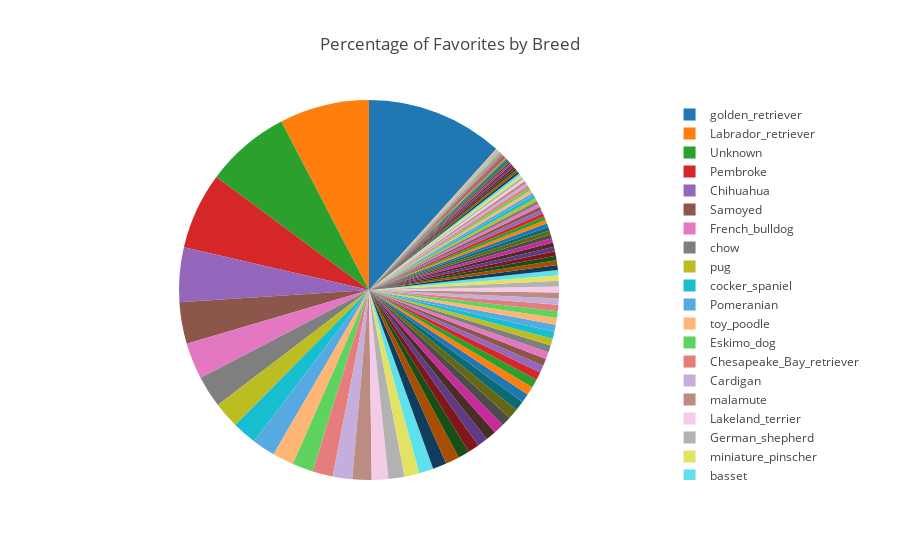

Notebook code for this chart:
### Code cell
labels = breed_metrics['breed']
values = breed_metrics['favorite_count']

trace = [go.Pie(labels=labels, values=values, textinfo = 'none')]

layout = go.Layout(title='Percentage of Favorites by Breed')

fig = {'data':trace,'layout':layout}
iplot(fig)

### Figure 1 — Plotly figure (JSON) as saved in the notebook; plotly's stock layout.template omitted (floating-point values rounded to 4 significant figures)
{"data": [{"labels": ["golden_retriever", "Labrador_retriever", "Unknown", "Pembroke", "Chihuahua", "Samoyed", "French_bulldog", "chow", "pug", "cocker_spaniel", "Pomeranian", "toy_poodle", "Eskimo_dog", "Chesapeake_Bay_retriever", "Cardigan", "malamute", "Lakeland_terrier", "German_shepherd", "miniature_pinscher", "basset", "Staffordshire_bullterrier", "Great_Pyrenees", "Shetland_sheepdog", "Bedlington_terrier", "Italian_greyhound", "English_springer", "Siberian_husky", "Rottweiler", "flat-coated_retriever", "kelpie", "American_Staffordshire_terrier", "Old_English_sheepdog", "standard_poodle", "Border_collie", "vizsla", "Saluki", "Pekinese", "kuvasz", "Border_terrier", "boxer", "West_Highland_white_terrier", "Blenheim_spaniel", "schipperke", "Norwegian_elkhound", "whippet", "Bernese_mountain_dog", "beagle", "bloodhound", "collie", "Doberman", "Shih-Tzu", "Airedale", "dalmatian", "Great_Dane", "malinois", "Boston_bull", "borzoi", "Norwich_terrier", "Maltese_dog", "Afghan_hound", "Mexican_hairless", "Irish_water_spaniel", "Tibetan_mastiff", "German_short-haired_pointer", "Weimaraner", "Leonberg", "Yorkshire_terrier", "soft-coated_wheaten_terrier", "Irish_setter", "Newfoundland", "Brittany_spaniel", "Norfolk_terrier", "English_setter", "Irish_terrier", "giant_schnauzer", "black-and-tan_coonhound", "Walker_hound", "Greater_Swiss_Mountain_dog", "papillon", "bull_mastiff", "komondor", "briard", "miniature_poodle", "Saint_Bernard", "basenji", "Australian_terrier", "Gordon_setter", "Dandie_Dinmont", "bluetick", "redbone", "keeshond", "wire-haired_fox_terrier", "miniature_schnauzer", "cairn", "Rhodesian_ridgeback", "Appenzeller", "curly-coated_retriever", "Lhasa", "Ibizan_hound", "toy_terrier", "Welsh_springer_spaniel", "Sussex_spaniel", "Scottish_deerhound", "Tibetan_terrier", "silky_terrier", "clumber", "Scotch_terrier", "EntleBucher", "Brabancon_griffon", "standard_schnauzer", "groenendael", "Japanese_spaniel"], "textinfo": "none", "type": "pie", "uid": "03233fc8-24d1-11e9-acf8-c49ded227fdd", "values": [1777703, 1163484, 1099228, 995435, 705868, 539044, 472516, 409584, 340233, 314279, 301041, 277927, 268912, 261701, 253272, 249022, 214524, 208155, 194414, 184565, 179010, 178231, 147736, 144706, 136080, 135846, 134205, 130523, 129124, 127620, 117448, 110137, 110086, 102941, 93251, 92743, 92159, 91570, 91249, 90847, 90663, 88860, 85223, 85037, 77242, 76856, 76694, 74315, 70076, 66191, 65869, 60626, 59417, 58485, 57721, 57405, 54278, 51786, 51078, 49581, 48591, 47043, 46483, 46229, 45948, 42834, 41974, 41439, 40468, 39556, 39469, 37819, 37100, 36147, 35623, 32675, 31376, 30325, 29391, 29122, 28663, 27294, 26448, 25401, 21452, 21324, 21038, 19772, 19254, 18867, 18779, 16289, 15803, 15713, 15510, 14041, 13218, 12676, 12447, 9132, 7843, 7745, 7081, 7004, 7003, 6971, 3441, 2569, 2540, 1945, 1811, 1284]}], "layout": {"title": "Percentage of Favorites by Breed"}}
